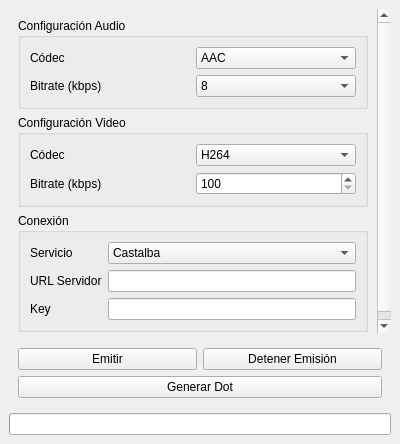
<?xml version="1.0" encoding="UTF-8"?>
<ui version="4.0">
 <class>DockWidgetStreaming</class>
 <widget class="QDockWidget" name="DockWidgetStreaming">
  <property name="geometry">
   <rect>
    <x>0</x>
    <y>0</y>
    <width>400</width>
    <height>444</height>
   </rect>
  </property>
  <property name="sizePolicy">
   <sizepolicy hsizetype="Expanding" vsizetype="Expanding">
    <horstretch>0</horstretch>
    <verstretch>0</verstretch>
   </sizepolicy>
  </property>
  <property name="features">
   <set>QDockWidget::DockWidgetFloatable|QDockWidget::DockWidgetMovable</set>
  </property>
  <property name="windowTitle">
   <string>Streaming</string>
  </property>
  <widget class="QWidget" name="dockWidgetContents">
   <layout class="QVBoxLayout" name="verticalLayout_2">
    <item>
     <widget class="QScrollArea" name="scrollArea">
      <property name="frameShape">
       <enum>QFrame::NoFrame</enum>
      </property>
      <property name="widgetResizable">
       <bool>true</bool>
      </property>
      <widget class="QWidget" name="scrollAreaWidgetContents">
       <property name="geometry">
        <rect>
         <x>0</x>
         <y>0</y>
         <width>386</width>
         <height>307</height>
        </rect>
       </property>
       <layout class="QVBoxLayout" name="verticalLayout_4">
        <item>
         <widget class="QGroupBox" name="GroupBoxAudioConfig">
          <property name="title">
           <string>Configuración Audio</string>
          </property>
          <layout class="QGridLayout" name="gridLayout_4">
           <item row="0" column="0">
            <widget class="QLabel" name="LabelAudioCodec">
             <property name="text">
              <string>Códec</string>
             </property>
            </widget>
           </item>
           <item row="1" column="0">
            <widget class="QLabel" name="LabelVideoCodec">
             <property name="text">
              <string>Bitrate (kbps)</string>
             </property>
            </widget>
           </item>
           <item row="0" column="1">
            <widget class="QComboBox" name="ComboBoxAudioCodec">
             <item>
              <property name="text">
               <string>AAC</string>
              </property>
             </item>
            </widget>
           </item>
           <item row="1" column="1">
            <widget class="QComboBox" name="ComboBoxAudioBitrate">
             <item>
              <property name="text">
               <string>8</string>
              </property>
             </item>
             <item>
              <property name="text">
               <string>16</string>
              </property>
             </item>
             <item>
              <property name="text">
               <string>24</string>
              </property>
             </item>
             <item>
              <property name="text">
               <string>32</string>
              </property>
             </item>
             <item>
              <property name="text">
               <string>40</string>
              </property>
             </item>
             <item>
              <property name="text">
               <string>48</string>
              </property>
             </item>
             <item>
              <property name="text">
               <string>56</string>
              </property>
             </item>
             <item>
              <property name="text">
               <string>64</string>
              </property>
             </item>
             <item>
              <property name="text">
               <string>80</string>
              </property>
             </item>
             <item>
              <property name="text">
               <string>96</string>
              </property>
             </item>
             <item>
              <property name="text">
               <string>112</string>
              </property>
             </item>
             <item>
              <property name="text">
               <string>128</string>
              </property>
             </item>
             <item>
              <property name="text">
               <string>160</string>
              </property>
             </item>
             <item>
              <property name="text">
               <string>192</string>
              </property>
             </item>
             <item>
              <property name="text">
               <string>224</string>
              </property>
             </item>
             <item>
              <property name="text">
               <string>256</string>
              </property>
             </item>
             <item>
              <property name="text">
               <string>320</string>
              </property>
             </item>
            </widget>
           </item>
          </layout>
         </widget>
        </item>
        <item>
         <widget class="QGroupBox" name="GroupBoxVideoConfig">
          <property name="title">
           <string>Configuración Video</string>
          </property>
          <layout class="QGridLayout" name="gridLayout_5">
           <item row="0" column="0">
            <widget class="QLabel" name="LabelVideoCodec_2">
             <property name="text">
              <string>Códec</string>
             </property>
            </widget>
           </item>
           <item row="0" column="1">
            <widget class="QComboBox" name="ComboBoxVideoCodec">
             <item>
              <property name="text">
               <string>H264</string>
              </property>
             </item>
            </widget>
           </item>
           <item row="1" column="0">
            <widget class="QLabel" name="LabelVideoBitrate">
             <property name="text">
              <string>Bitrate (kbps)</string>
             </property>
            </widget>
           </item>
           <item row="1" column="1">
            <widget class="QSpinBox" name="SpinBoxVIdeoBitrate">
             <property name="minimum">
              <number>100</number>
             </property>
             <property name="maximum">
              <number>3000</number>
             </property>
             <property name="singleStep">
              <number>100</number>
             </property>
            </widget>
           </item>
          </layout>
         </widget>
        </item>
        <item>
         <widget class="QGroupBox" name="GroupBoxConnection">
          <property name="title">
           <string>Conexión</string>
          </property>
          <layout class="QGridLayout" name="gridLayout_6">
           <item row="0" column="0">
            <widget class="QLabel" name="LabelService">
             <property name="text">
              <string>Servicio</string>
             </property>
            </widget>
           </item>
           <item row="0" column="1">
            <widget class="QComboBox" name="ComboBoxService">
             <item>
              <property name="text">
               <string>Castalba</string>
              </property>
             </item>
             <item>
              <property name="text">
               <string>Ustream</string>
              </property>
             </item>
             <item>
              <property name="text">
               <string>Justin</string>
              </property>
             </item>
             <item>
              <property name="text">
               <string>Youtube</string>
              </property>
             </item>
             <item>
              <property name="text">
               <string>Otro (personalizado)</string>
              </property>
             </item>
            </widget>
           </item>
           <item row="1" column="0">
            <widget class="QLabel" name="LabelServerURL">
             <property name="text">
              <string>URL Servidor</string>
             </property>
            </widget>
           </item>
           <item row="1" column="1">
            <widget class="QLineEdit" name="LineEditServerURL"/>
           </item>
           <item row="2" column="1">
            <widget class="QLineEdit" name="LineEditServerKey"/>
           </item>
           <item row="2" column="0">
            <widget class="QLabel" name="LabelServerKey">
             <property name="text">
              <string>Key</string>
             </property>
            </widget>
           </item>
          </layout>
         </widget>
        </item>
       </layout>
      </widget>
     </widget>
    </item>
    <item>
     <widget class="QWidget" name="WidgetButtons" native="true">
      <layout class="QGridLayout" name="gridLayout_7">
       <item row="0" column="0">
        <widget class="QPushButton" name="ButtonPlay">
         <property name="text">
          <string>Emitir</string>
         </property>
         <property name="icon">
          <iconset theme="media-record"/>
         </property>
         <property name="iconSize">
          <size>
           <width>22</width>
           <height>22</height>
          </size>
         </property>
        </widget>
       </item>
       <item row="0" column="1">
        <widget class="QPushButton" name="ButtonStop">
         <property name="text">
          <string>Detener Emisión</string>
         </property>
         <property name="icon">
          <iconset theme="media-playback-stop"/>
         </property>
         <property name="iconSize">
          <size>
           <width>22</width>
           <height>22</height>
          </size>
         </property>
        </widget>
       </item>
       <item row="1" column="0" colspan="2">
        <widget class="QPushButton" name="ButtonDot">
         <property name="text">
          <string>Generar Dot</string>
         </property>
         <property name="icon">
          <iconset theme="application-x-designer"/>
         </property>
         <property name="iconSize">
          <size>
           <width>22</width>
           <height>22</height>
          </size>
         </property>
        </widget>
       </item>
      </layout>
     </widget>
    </item>
    <item>
     <widget class="QProgressBar" name="ProgressBarStream">
      <property name="maximum">
       <number>100</number>
      </property>
      <property name="value">
       <number>0</number>
      </property>
      <property name="textVisible">
       <bool>false</bool>
      </property>
      <property name="orientation">
       <enum>Qt::Horizontal</enum>
      </property>
     </widget>
    </item>
   </layout>
  </widget>
 </widget>
 <resources/>
 <connections/>
</ui>
